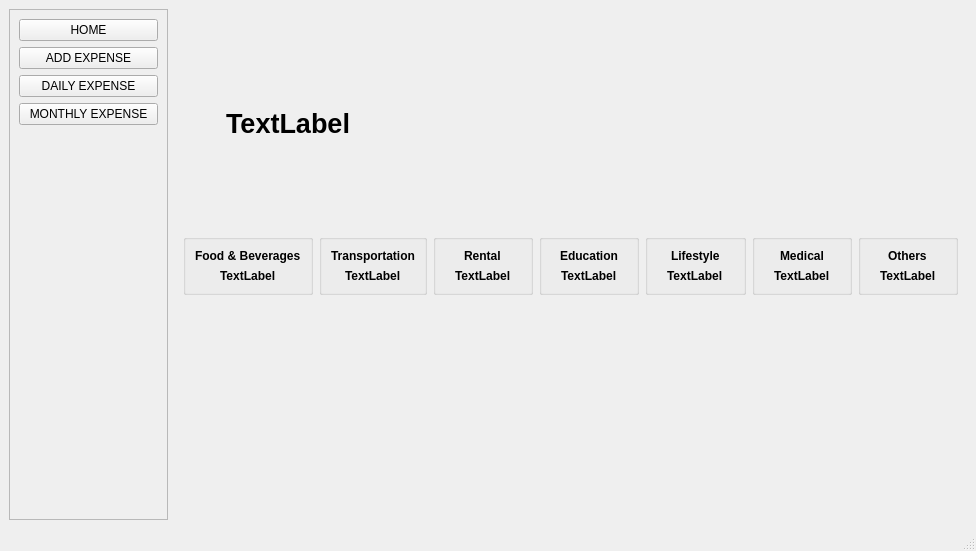
<?xml version="1.0" encoding="UTF-8"?>
<ui version="4.0">
 <class>MainWindow</class>
 <widget class="QMainWindow" name="MainWindow">
  <property name="geometry">
   <rect>
    <x>0</x>
    <y>0</y>
    <width>976</width>
    <height>551</height>
   </rect>
  </property>
  <property name="windowTitle">
   <string>MainWindow</string>
  </property>
  <widget class="QWidget" name="centralwidget">
   <layout class="QHBoxLayout" name="horizontalLayout_2" stretch="1,5">
    <item>
     <widget class="QFrame" name="sideBox">
      <property name="frameShape">
       <enum>QFrame::Shape::StyledPanel</enum>
      </property>
      <property name="frameShadow">
       <enum>QFrame::Shadow::Raised</enum>
      </property>
      <layout class="QVBoxLayout" name="verticalLayout" stretch="0,1,1,0,0">
       <item>
        <widget class="QPushButton" name="home">
         <property name="text">
          <string>HOME</string>
         </property>
        </widget>
       </item>
       <item>
        <widget class="QPushButton" name="add_expense">
         <property name="text">
          <string>ADD EXPENSE</string>
         </property>
        </widget>
       </item>
       <item>
        <widget class="QPushButton" name="daily_expense">
         <property name="text">
          <string>DAILY EXPENSE</string>
         </property>
        </widget>
       </item>
       <item>
        <widget class="QPushButton" name="monthly_expense">
         <property name="text">
          <string>MONTHLY EXPENSE</string>
         </property>
        </widget>
       </item>
       <item>
        <spacer name="verticalSpacer">
         <property name="orientation">
          <enum>Qt::Orientation::Vertical</enum>
         </property>
         <property name="sizeHint" stdset="0">
          <size>
           <width>20</width>
           <height>30</height>
          </size>
         </property>
        </spacer>
       </item>
      </layout>
     </widget>
    </item>
    <item>
     <widget class="QStackedWidget" name="pages">
      <property name="font">
       <font>
        <bold>true</bold>
       </font>
      </property>
      <property name="layoutDirection">
       <enum>Qt::LayoutDirection::LeftToRight</enum>
      </property>
      <property name="currentIndex">
       <number>0</number>
      </property>
      <widget class="QWidget" name="page_home">
       <layout class="QVBoxLayout" name="verticalLayout_6" stretch="4,0,4">
        <item>
         <layout class="QHBoxLayout" name="horizontalLayout_5" stretch="6,16">
          <item alignment="Qt::AlignmentFlag::AlignHCenter">
           <widget class="QLabel" name="label_5">
            <property name="font">
             <font>
              <pointsize>20</pointsize>
              <bold>true</bold>
             </font>
            </property>
            <property name="text">
             <string>TextLabel</string>
            </property>
           </widget>
          </item>
          <item>
           <widget class="QChartView" name="pieChartWidget" native="true"/>
          </item>
         </layout>
        </item>
        <item>
         <layout class="QGridLayout" name="gridLayout_2">
          <item row="0" column="0" alignment="Qt::AlignmentFlag::AlignHCenter">
           <widget class="QGroupBox" name="food">
            <property name="title">
             <string/>
            </property>
            <layout class="QVBoxLayout" name="verticalLayout_8">
             <item>
              <widget class="QLabel" name="label_7">
               <property name="font">
                <font>
                 <bold>true</bold>
                </font>
               </property>
               <property name="text">
                <string>Food &amp; Beverages</string>
               </property>
              </widget>
             </item>
             <item alignment="Qt::AlignmentFlag::AlignHCenter">
              <widget class="QLabel" name="food_label">
               <property name="font">
                <font>
                 <bold>true</bold>
                </font>
               </property>
               <property name="text">
                <string>TextLabel</string>
               </property>
              </widget>
             </item>
            </layout>
           </widget>
          </item>
          <item row="0" column="3">
           <widget class="QGroupBox" name="education">
            <property name="title">
             <string/>
            </property>
            <layout class="QVBoxLayout" name="verticalLayout_11">
             <item alignment="Qt::AlignmentFlag::AlignHCenter">
              <widget class="QLabel" name="h_edu">
               <property name="text">
                <string>Education</string>
               </property>
              </widget>
             </item>
             <item alignment="Qt::AlignmentFlag::AlignHCenter">
              <widget class="QLabel" name="label_10">
               <property name="text">
                <string>TextLabel</string>
               </property>
              </widget>
             </item>
            </layout>
           </widget>
          </item>
          <item row="0" column="4">
           <widget class="QGroupBox" name="lifestyle">
            <property name="title">
             <string/>
            </property>
            <layout class="QVBoxLayout" name="verticalLayout_12">
             <item alignment="Qt::AlignmentFlag::AlignHCenter">
              <widget class="QLabel" name="h_lifestyle">
               <property name="text">
                <string>Lifestyle</string>
               </property>
              </widget>
             </item>
             <item alignment="Qt::AlignmentFlag::AlignHCenter">
              <widget class="QLabel" name="label_8">
               <property name="text">
                <string>TextLabel</string>
               </property>
              </widget>
             </item>
            </layout>
           </widget>
          </item>
          <item row="0" column="2">
           <widget class="QGroupBox" name="groupBox_5">
            <property name="title">
             <string/>
            </property>
            <layout class="QVBoxLayout" name="verticalLayout_10">
             <item alignment="Qt::AlignmentFlag::AlignHCenter">
              <widget class="QLabel" name="h_ren">
               <property name="text">
                <string>Rental</string>
               </property>
              </widget>
             </item>
             <item alignment="Qt::AlignmentFlag::AlignHCenter">
              <widget class="QLabel" name="label_12">
               <property name="text">
                <string>TextLabel</string>
               </property>
              </widget>
             </item>
            </layout>
           </widget>
          </item>
          <item row="0" column="1">
           <widget class="QGroupBox" name="transportation">
            <property name="title">
             <string/>
            </property>
            <layout class="QVBoxLayout" name="verticalLayout_9">
             <item alignment="Qt::AlignmentFlag::AlignHCenter">
              <widget class="QLabel" name="h_trans">
               <property name="text">
                <string>Transportation</string>
               </property>
              </widget>
             </item>
             <item alignment="Qt::AlignmentFlag::AlignHCenter">
              <widget class="QLabel" name="label_13">
               <property name="text">
                <string>TextLabel</string>
               </property>
              </widget>
             </item>
            </layout>
           </widget>
          </item>
          <item row="0" column="5">
           <widget class="QGroupBox" name="medical">
            <property name="title">
             <string/>
            </property>
            <layout class="QVBoxLayout" name="verticalLayout_13">
             <item alignment="Qt::AlignmentFlag::AlignHCenter">
              <widget class="QLabel" name="h_medi">
               <property name="text">
                <string>Medical</string>
               </property>
              </widget>
             </item>
             <item alignment="Qt::AlignmentFlag::AlignHCenter">
              <widget class="QLabel" name="label_6">
               <property name="text">
                <string>TextLabel</string>
               </property>
              </widget>
             </item>
            </layout>
           </widget>
          </item>
          <item row="0" column="6">
           <widget class="QGroupBox" name="others">
            <property name="title">
             <string/>
            </property>
            <layout class="QVBoxLayout" name="verticalLayout_14">
             <item alignment="Qt::AlignmentFlag::AlignHCenter">
              <widget class="QLabel" name="h_others">
               <property name="text">
                <string>Others</string>
               </property>
              </widget>
             </item>
             <item alignment="Qt::AlignmentFlag::AlignHCenter">
              <widget class="QLabel" name="label_18">
               <property name="text">
                <string>TextLabel</string>
               </property>
              </widget>
             </item>
            </layout>
           </widget>
          </item>
         </layout>
        </item>
        <item>
         <layout class="QHBoxLayout" name="horizontalLayout_6" stretch="2">
          <item>
           <widget class="QWidget" name="barChartWidget" native="true"/>
          </item>
         </layout>
        </item>
       </layout>
      </widget>
      <widget class="QWidget" name="page_add_expense">
       <layout class="QVBoxLayout" name="verticalLayout_2" stretch="3,2">
        <item>
         <widget class="QGroupBox" name="groupBox">
          <property name="title">
           <string/>
          </property>
          <layout class="QGridLayout" name="gridLayout_3" rowstretch="0,0,0,0,0,0" columnstretch="2,4,0,1,4">
           <item row="3" column="4">
            <widget class="QCalendarWidget" name="calendarWidget"/>
           </item>
           <item row="0" column="1">
            <widget class="QLineEdit" name="line_amount">
             <property name="layoutDirection">
              <enum>Qt::LayoutDirection::RightToLeft</enum>
             </property>
             <property name="styleSheet">
              <string notr="true">line_amount
{
background: #1E1E1E;
}</string>
             </property>
             <property name="text">
              <string/>
             </property>
             <property name="placeholderText">
              <string>₹  0.00</string>
             </property>
            </widget>
           </item>
           <item row="0" column="4">
            <widget class="QComboBox" name="comboBox">
             <property name="styleSheet">
              <string notr="true">comboBox
{
    background: #1E1E1E;
}

</string>
             </property>
             <item>
              <property name="text">
               <string>Food &amp; Beverages</string>
              </property>
             </item>
             <item>
              <property name="text">
               <string>Transportation</string>
              </property>
             </item>
             <item>
              <property name="text">
               <string>Rental</string>
              </property>
             </item>
             <item>
              <property name="text">
               <string>Education</string>
              </property>
             </item>
             <item>
              <property name="text">
               <string>Lifestyle &amp; Personal</string>
              </property>
             </item>
             <item>
              <property name="text">
               <string>Medical &amp; Health</string>
              </property>
             </item>
             <item>
              <property name="text">
               <string>Other</string>
              </property>
             </item>
            </widget>
           </item>
           <item row="5" column="4">
            <layout class="QHBoxLayout" name="horizontalLayout_3">
             <item>
              <spacer name="horizontalSpacer">
               <property name="orientation">
                <enum>Qt::Orientation::Horizontal</enum>
               </property>
               <property name="sizeHint" stdset="0">
                <size>
                 <width>40</width>
                 <height>20</height>
                </size>
               </property>
              </spacer>
             </item>
             <item>
              <widget class="QPushButton" name="pushButton">
               <property name="styleSheet">
                <string notr="true">pushButton
 {
  position: relative;
  overflow: hidden;
  height: 3rem;
  padding: 0 2rem;
  border-radius: 1.5rem;
  background: #3d3a4e;
  background-size: 400%;
  color: #fff;
  border: none;
  cursor: pointer;
}

.button:hover::before {
  transform: scaleX(1);
}

.button-content {
  position: relative;
  z-index: 1;
}

.button::before {
  content: &quot;&quot;;
  position: absolute;
  top: 0;
  left: 0;
  transform: scaleX(0);
  transform-origin: 0 50%;
  width: 100%;
  height: inherit;
  border-radius: inherit;
  background: linear-gradient(
    82.3deg,
    rgba(150, 93, 233, 1) 10.8%,
    rgba(99, 88, 238, 1) 94.3%
  );
  transition: all 0.475s;
}
</string>
               </property>
               <property name="text">
                <string>Add Expense</string>
               </property>
              </widget>
             </item>
            </layout>
           </item>
           <item row="0" column="2">
            <spacer name="horizontalSpacer_2">
             <property name="orientation">
              <enum>Qt::Orientation::Horizontal</enum>
             </property>
             <property name="sizeHint" stdset="0">
              <size>
               <width>40</width>
               <height>20</height>
              </size>
             </property>
            </spacer>
           </item>
           <item row="0" column="0">
            <widget class="QLabel" name="label_3">
             <property name="font">
              <font>
               <family>Calibri</family>
               <pointsize>12</pointsize>
               <bold>true</bold>
              </font>
             </property>
             <property name="text">
              <string>AMOUNT</string>
             </property>
            </widget>
           </item>
           <item row="3" column="0">
            <widget class="QLabel" name="label_2">
             <property name="font">
              <font>
               <family>Calibri</family>
               <pointsize>12</pointsize>
               <bold>true</bold>
              </font>
             </property>
             <property name="text">
              <string>DISCRIPTION</string>
             </property>
             <property name="alignment">
              <set>Qt::AlignmentFlag::AlignLeading|Qt::AlignmentFlag::AlignLeft|Qt::AlignmentFlag::AlignTop</set>
             </property>
            </widget>
           </item>
           <item row="0" column="3">
            <widget class="QLabel" name="label">
             <property name="font">
              <font>
               <family>Calibri</family>
               <pointsize>12</pointsize>
               <bold>true</bold>
              </font>
             </property>
             <property name="text">
              <string>TYPE</string>
             </property>
            </widget>
           </item>
           <item row="3" column="1">
            <widget class="QTextEdit" name="info_text">
             <property name="styleSheet">
              <string notr="true">info_text {
    background: #1E1E1E;
}
</string>
             </property>
            </widget>
           </item>
           <item row="2" column="4">
            <widget class="QDateEdit" name="dateEdit">
             <property name="styleSheet">
              <string notr="true">dateEdit
 {
    background: #1E1E1E;
}
</string>
             </property>
            </widget>
           </item>
           <item row="2" column="3">
            <widget class="QLabel" name="label_4">
             <property name="font">
              <font>
               <family>Calibri</family>
               <pointsize>12</pointsize>
               <bold>true</bold>
              </font>
             </property>
             <property name="text">
              <string>DATE</string>
             </property>
            </widget>
           </item>
          </layout>
         </widget>
        </item>
        <item>
         <layout class="QVBoxLayout" name="verticalLayout_3">
          <item>
           <layout class="QHBoxLayout" name="horizontalLayout">
            <item>
             <widget class="QGroupBox" name="groupBox_2">
              <property name="title">
               <string>RECENT EXPENSE</string>
              </property>
              <layout class="QGridLayout" name="gridLayout">
               <item row="7" column="0">
                <widget class="QLabel" name="labelAmount2">
                 <property name="text">
                  <string/>
                 </property>
                 <property name="alignment">
                  <set>Qt::AlignmentFlag::AlignCenter</set>
                 </property>
                </widget>
               </item>
               <item row="2" column="0">
                <widget class="QLabel" name="labelAmount1">
                 <property name="text">
                  <string/>
                 </property>
                 <property name="alignment">
                  <set>Qt::AlignmentFlag::AlignCenter</set>
                 </property>
                </widget>
               </item>
               <item row="8" column="0">
                <widget class="QLabel" name="labelAmount3">
                 <property name="text">
                  <string/>
                 </property>
                 <property name="alignment">
                  <set>Qt::AlignmentFlag::AlignCenter</set>
                 </property>
                </widget>
               </item>
               <item row="0" column="0">
                <widget class="QLabel" name="head_amount">
                 <property name="font">
                  <font>
                   <bold>true</bold>
                  </font>
                 </property>
                 <property name="text">
                  <string>AMOUNT</string>
                 </property>
                 <property name="alignment">
                  <set>Qt::AlignmentFlag::AlignCenter</set>
                 </property>
                </widget>
               </item>
               <item row="2" column="3">
                <widget class="QLabel" name="labeldate1">
                 <property name="text">
                  <string/>
                 </property>
                 <property name="alignment">
                  <set>Qt::AlignmentFlag::AlignCenter</set>
                 </property>
                </widget>
               </item>
               <item row="8" column="2">
                <widget class="QLabel" name="labelType3">
                 <property name="text">
                  <string/>
                 </property>
                 <property name="alignment">
                  <set>Qt::AlignmentFlag::AlignCenter</set>
                 </property>
                </widget>
               </item>
               <item row="2" column="2">
                <widget class="QLabel" name="labelType1">
                 <property name="text">
                  <string/>
                 </property>
                 <property name="alignment">
                  <set>Qt::AlignmentFlag::AlignCenter</set>
                 </property>
                </widget>
               </item>
               <item row="0" column="2">
                <widget class="QLabel" name="head_type">
                 <property name="font">
                  <font>
                   <bold>true</bold>
                  </font>
                 </property>
                 <property name="text">
                  <string>TYPE</string>
                 </property>
                 <property name="alignment">
                  <set>Qt::AlignmentFlag::AlignCenter</set>
                 </property>
                </widget>
               </item>
               <item row="7" column="2">
                <widget class="QLabel" name="labelType2">
                 <property name="text">
                  <string/>
                 </property>
                 <property name="alignment">
                  <set>Qt::AlignmentFlag::AlignCenter</set>
                 </property>
                </widget>
               </item>
               <item row="0" column="3">
                <widget class="QLabel" name="head_time">
                 <property name="font">
                  <font>
                   <bold>true</bold>
                  </font>
                 </property>
                 <property name="text">
                  <string>DATE</string>
                 </property>
                 <property name="alignment">
                  <set>Qt::AlignmentFlag::AlignCenter</set>
                 </property>
                </widget>
               </item>
               <item row="7" column="3">
                <widget class="QLabel" name="labeldate2">
                 <property name="text">
                  <string/>
                 </property>
                 <property name="alignment">
                  <set>Qt::AlignmentFlag::AlignCenter</set>
                 </property>
                </widget>
               </item>
               <item row="8" column="3">
                <widget class="QLabel" name="labeldate3">
                 <property name="text">
                  <string/>
                 </property>
                 <property name="alignment">
                  <set>Qt::AlignmentFlag::AlignCenter</set>
                 </property>
                </widget>
               </item>
              </layout>
             </widget>
            </item>
           </layout>
          </item>
         </layout>
        </item>
       </layout>
      </widget>
      <widget class="QWidget" name="page_daily">
       <layout class="QVBoxLayout" name="verticalLayout_4" stretch="4,1,16">
        <item>
         <layout class="QHBoxLayout" name="horizontalLayout_4" stretch="1,2,0,2,1">
          <item>
           <spacer name="horizontalSpacer_3">
            <property name="orientation">
             <enum>Qt::Orientation::Horizontal</enum>
            </property>
            <property name="sizeHint" stdset="0">
             <size>
              <width>40</width>
              <height>20</height>
             </size>
            </property>
           </spacer>
          </item>
          <item>
           <widget class="QCalendarWidget" name="calendarWidget_2"/>
          </item>
          <item>
           <spacer name="horizontalSpacer_5">
            <property name="orientation">
             <enum>Qt::Orientation::Horizontal</enum>
            </property>
            <property name="sizeHint" stdset="0">
             <size>
              <width>40</width>
              <height>20</height>
             </size>
            </property>
           </spacer>
          </item>
          <item>
           <layout class="QVBoxLayout" name="verticalLayout_5" stretch="2,2">
            <item>
             <widget class="QDateEdit" name="dateEdit_2">
              <property name="layoutDirection">
               <enum>Qt::LayoutDirection::RightToLeft</enum>
              </property>
             </widget>
            </item>
            <item alignment="Qt::AlignmentFlag::AlignBottom">
             <widget class="QPushButton" name="pushButton_2">
              <property name="text">
               <string>SUBMIT</string>
              </property>
             </widget>
            </item>
           </layout>
          </item>
          <item>
           <spacer name="horizontalSpacer_4">
            <property name="orientation">
             <enum>Qt::Orientation::Horizontal</enum>
            </property>
            <property name="sizeHint" stdset="0">
             <size>
              <width>40</width>
              <height>20</height>
             </size>
            </property>
           </spacer>
          </item>
         </layout>
        </item>
        <item>
         <spacer name="verticalSpacer_2">
          <property name="orientation">
           <enum>Qt::Orientation::Vertical</enum>
          </property>
          <property name="sizeHint" stdset="0">
           <size>
            <width>20</width>
            <height>40</height>
           </size>
          </property>
         </spacer>
        </item>
        <item>
         <widget class="QScrollArea" name="scrollAreaDaily">
          <property name="sizePolicy">
           <sizepolicy hsizetype="Expanding" vsizetype="Preferred">
            <horstretch>0</horstretch>
            <verstretch>0</verstretch>
           </sizepolicy>
          </property>
          <property name="mouseTracking">
           <bool>false</bool>
          </property>
          <property name="widgetResizable">
           <bool>true</bool>
          </property>
          <widget class="QWidget" name="scrollAreaWidgetContents_2">
           <property name="geometry">
            <rect>
             <x>0</x>
             <y>0</y>
             <width>773</width>
             <height>276</height>
            </rect>
           </property>
           <layout class="QVBoxLayout" name="verticalLayout_7"/>
          </widget>
         </widget>
        </item>
       </layout>
      </widget>
      <widget class="QWidget" name="page_monthly">
       <layout class="QVBoxLayout" name="verticalLayout_15" stretch="2,16">
        <item>
         <layout class="QHBoxLayout" name="horizontalLayout_7" stretch="4,2,0,2,4">
          <item>
           <spacer name="horizontalSpacer_6">
            <property name="orientation">
             <enum>Qt::Orientation::Horizontal</enum>
            </property>
            <property name="sizeHint" stdset="0">
             <size>
              <width>40</width>
              <height>20</height>
             </size>
            </property>
           </spacer>
          </item>
          <item>
           <widget class="QComboBox" name="comboBox_2">
            <item>
             <property name="text">
              <string>January</string>
             </property>
            </item>
            <item>
             <property name="text">
              <string>Febuary</string>
             </property>
            </item>
            <item>
             <property name="text">
              <string>March</string>
             </property>
            </item>
            <item>
             <property name="text">
              <string>April</string>
             </property>
            </item>
            <item>
             <property name="text">
              <string>May</string>
             </property>
            </item>
            <item>
             <property name="text">
              <string>June</string>
             </property>
            </item>
            <item>
             <property name="text">
              <string>July</string>
             </property>
            </item>
            <item>
             <property name="text">
              <string>August</string>
             </property>
            </item>
            <item>
             <property name="text">
              <string>September</string>
             </property>
            </item>
            <item>
             <property name="text">
              <string>October</string>
             </property>
            </item>
            <item>
             <property name="text">
              <string>November</string>
             </property>
            </item>
            <item>
             <property name="text">
              <string>December</string>
             </property>
            </item>
           </widget>
          </item>
          <item>
           <widget class="QLineEdit" name="date_lineEdit"/>
          </item>
          <item alignment="Qt::AlignmentFlag::AlignHCenter">
           <widget class="QPushButton" name="pushButton_3">
            <property name="text">
             <string>SUBMIT</string>
            </property>
           </widget>
          </item>
          <item>
           <spacer name="horizontalSpacer_7">
            <property name="orientation">
             <enum>Qt::Orientation::Horizontal</enum>
            </property>
            <property name="sizeHint" stdset="0">
             <size>
              <width>40</width>
              <height>20</height>
             </size>
            </property>
           </spacer>
          </item>
         </layout>
        </item>
        <item>
         <widget class="QScrollArea" name="scrollAreaMonthly">
          <property name="widgetResizable">
           <bool>true</bool>
          </property>
          <widget class="QWidget" name="scrollAreaWidgetContents">
           <property name="geometry">
            <rect>
             <x>0</x>
             <y>0</y>
             <width>773</width>
             <height>412</height>
            </rect>
           </property>
          </widget>
         </widget>
        </item>
       </layout>
      </widget>
     </widget>
    </item>
   </layout>
  </widget>
  <widget class="QMenuBar" name="menubar">
   <property name="geometry">
    <rect>
     <x>0</x>
     <y>0</y>
     <width>976</width>
     <height>21</height>
    </rect>
   </property>
  </widget>
  <widget class="QStatusBar" name="statusbar"/>
 </widget>
 <customwidgets>
  <customwidget>
   <class>QChartView</class>
   <extends>QWidget</extends>
   <header location="global">QtCharts/QChartView</header>
   <container>1</container>
  </customwidget>
 </customwidgets>
 <resources/>
 <connections>
  <connection>
   <sender>calendarWidget_2</sender>
   <signal>clicked(QDate)</signal>
   <receiver>dateEdit_2</receiver>
   <slot>setDate(QDate)</slot>
   <hints>
    <hint type="sourcelabel">
     <x>628</x>
     <y>104</y>
    </hint>
    <hint type="destinationlabel">
     <x>816</x>
     <y>112</y>
    </hint>
   </hints>
  </connection>
  <connection>
   <sender>calendarWidget</sender>
   <signal>clicked(QDate)</signal>
   <receiver>dateEdit</receiver>
   <slot>setDate(QDate)</slot>
   <hints>
    <hint type="sourcelabel">
     <x>940</x>
     <y>157</y>
    </hint>
    <hint type="destinationlabel">
     <x>931</x>
     <y>97</y>
    </hint>
   </hints>
  </connection>
 </connections>
</ui>
